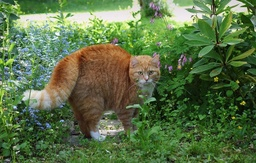
#> input picture Computer_Vision/clustering/cat.jpg, 256 x 163 px, shrunk from 596 x 380 before the run
$ python dbscan.py
#> lines starting #> are read from the running program, lines starting #| are printed output that depends on the picture
import numpy as np
import cv2
import matplotlib.pyplot as plt
from sklearn.cluster import DBSCAN

img= cv2.imread('cat.jpg')
#> img is the input picture: shape (163, 256, 3); mean B, G, R 69.3, 112.2, 89.9
labimg = img.copy()#cv2.cvtColor(img, cv2.COLOR_BGR2LAB)

n = 0
#while(n<2):
#   labimg = cv2.pyrDown(labimg)  # same size but low resolution
#    n = n+1

feature_image=np.reshape(labimg, [-1, 3])
rows, cols, chs = labimg.shape
#> rows = 163; cols = 256; chs = 3

# eps if lower = more clusters
db = DBSCAN(eps=10, min_samples=50, metric = 'euclidean',algorithm ='auto')
db.fit(feature_image)
labels = db.labels_

print(feature_image,labels.shape)
#> (printed output is left out)

indices = np.dstack(np.indices(labimg.shape[:2]))
xycolors = np.concatenate((labimg, indices), axis=-1)
feature_image2 = np.reshape(xycolors, [-1,5])
db.fit(feature_image2)
labels2 = db.labels_

print(labels2.shape)

L = labels
U = np.unique(L)
for u in U:   # run over cluster and get colors mean
	mean = np.mean( feature_image[L==u], axis=0 )
	feature_image[L==u] = mean
#> this loop made 2 passes
#> mean on passes 1 to 2: [134.1, 162.2, 152.6], [66.59, 110.1, 87.22]

img = np.reshape(feature_image, (labimg.shape))
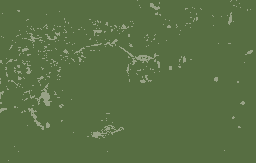
#> img: shape (163, 256, 3); mean B, G, R 68.8, 112.1, 89.6

cv2.imshow("img",img)
cv2.waitKey(0)
